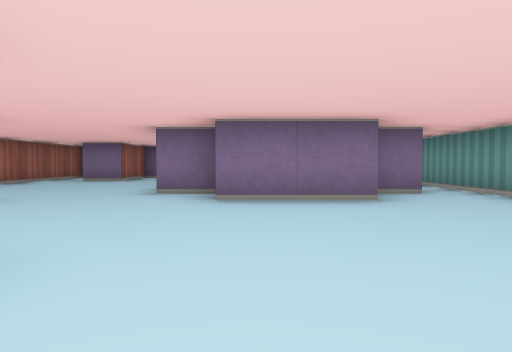
View 1 (above)

12 first-person views from a walk through a cub3D level. The camera is about half as high as the walls, tilts 2° down and sees 70° across. The floor is counted in squares. Each view is taken from the middle of a square. On the plan, view 1 faces up. The plan holds only what a view shows up to about 9 squares ahead; the rest is blank. The place goes on beyond the plan.

View 2
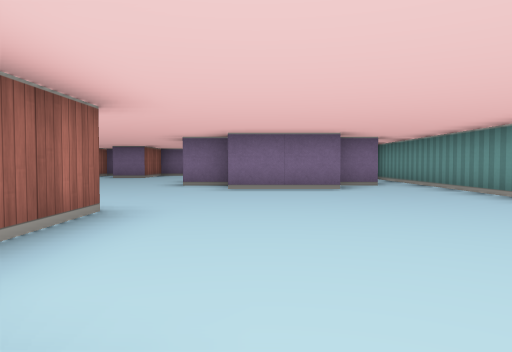

View 3
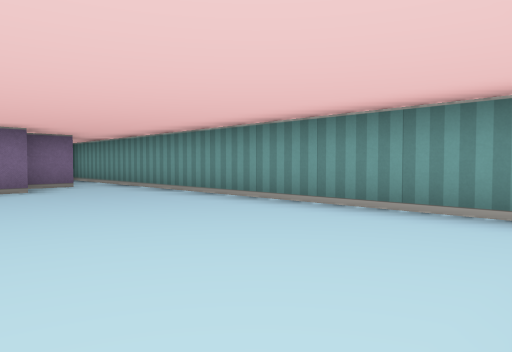

View 4
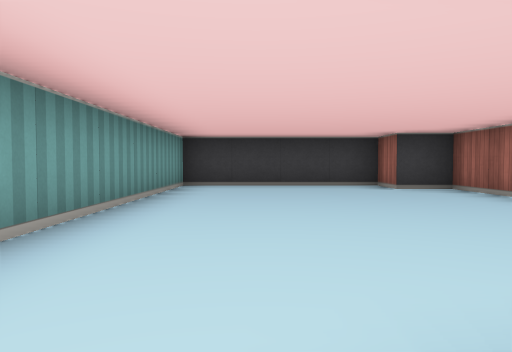

View 5
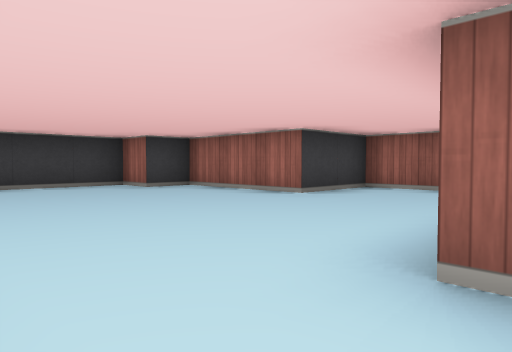

View 6
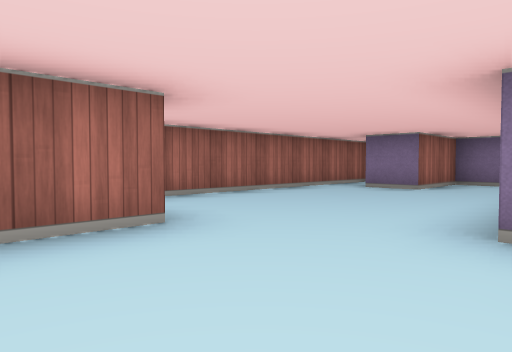

View 7
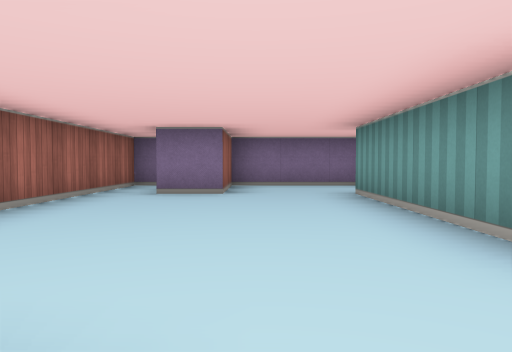

View 8
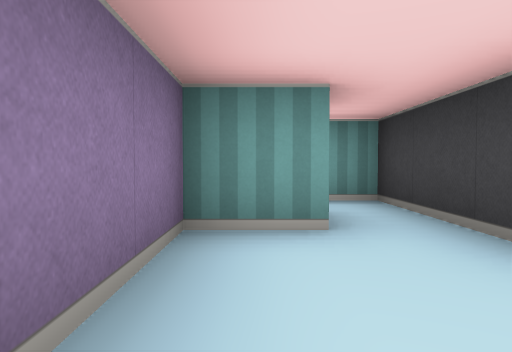

View 9
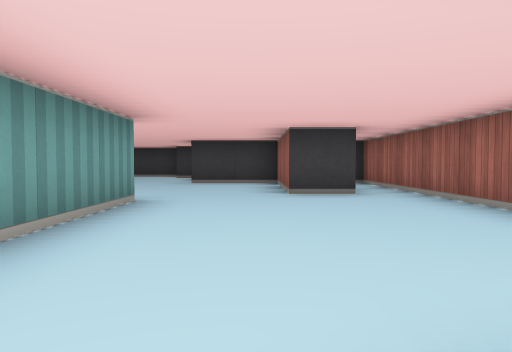

View 10
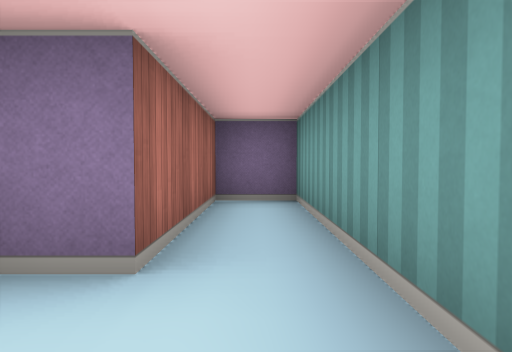

View 11
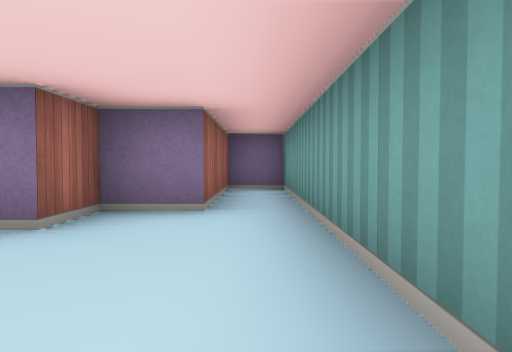

View 12
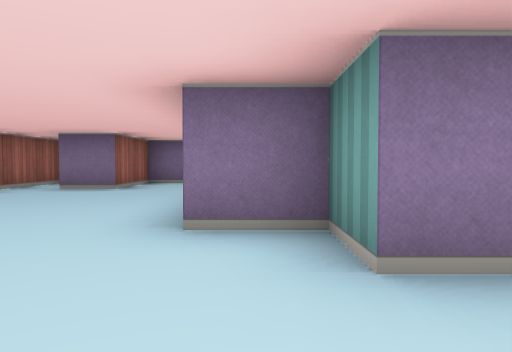

### Floor plan
Ten units are one square. View 1 is at (0, 0); x grows to the right and y downward. Boxes are objects, and circles mark ways between rooms. Rooms are numbered by the first view taken in them; rooms with no view inside come last. Other rooms are left out.
<svg viewBox="-60 -120 100 150">
<path fill="none" stroke="#000" d="M-35 -45 -35 -15 -15 -15 -15 15 -5 15 -5 25 35 25 35 -85 25 -85 25 -55 15 -55 15 -45 -5 -45 -5 -55 -15 -55M-9 -95 15 -95 15 -101M-15 -55 -15 -95M-5 -104 -5 -115 -35 -115 -35 -95 -45 -95M-45 -45 -35 -45M-50 -115 -55 -115 -55 -15"/>
<circle cx="-25" cy="-45" r="3" fill="#2a7"/>
<text x="10" y="-20">1</text>
<text x="-30" y="-80">2</text>
</svg>
Room 1 opens to room 2.

Where each view was taken, in squares from view 1:
view 1: 0 up, 0 right, facing up
view 2: 2 down, 0 right, facing up
view 3: 2 down, 0 right, facing up-right
view 4: 5 up, 2 right, facing down
view 5: 5 up, 3 right, facing down-left
view 6: 3 up, 1 left, facing up-left
view 7: 4 up, 3 left, facing up
view 8: 11 up, 3 left, facing right
view 9: 10 up, 3 left, facing down
view 10: 4 up, 3 right, facing up
view 11: 2 up, 3 right, facing up
view 12: 3 up, 1 left, facing up
